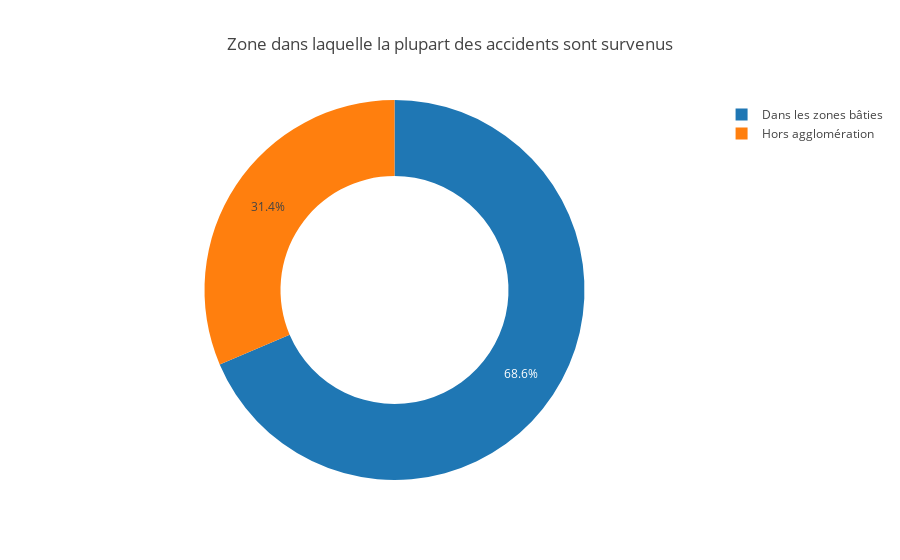

Notebook code cell kept with this figure:
### Code cell
Title = "Zone dans laquelle la plupart des accidents sont survenus"
PlotPiechart(data_5.Localisation.values, data_5, 'Localisation')

### Figure 1 — Plotly figure (JSON) as saved in the notebook; plotly's stock layout.template omitted (floating-point values rounded to 4 significant figures)
{"data": [{"hole": 0.6, "hoverinfo": "label+percent+name", "labels": ["Hors agglomération", "Dans les zones bâties"], "name": "Localisation", "type": "pie", "uid": "255bfcfa-1ef3-43df-be75-ce0087b78e3c", "values": [263819, 576166]}], "layout": {"annotations": [{"font": {"size": 40}, "showarrow": false, "text": " ", "x": 5.5, "y": 0.5}], "title": {"text": "Zone dans laquelle la plupart des accidents sont survenus"}}}
